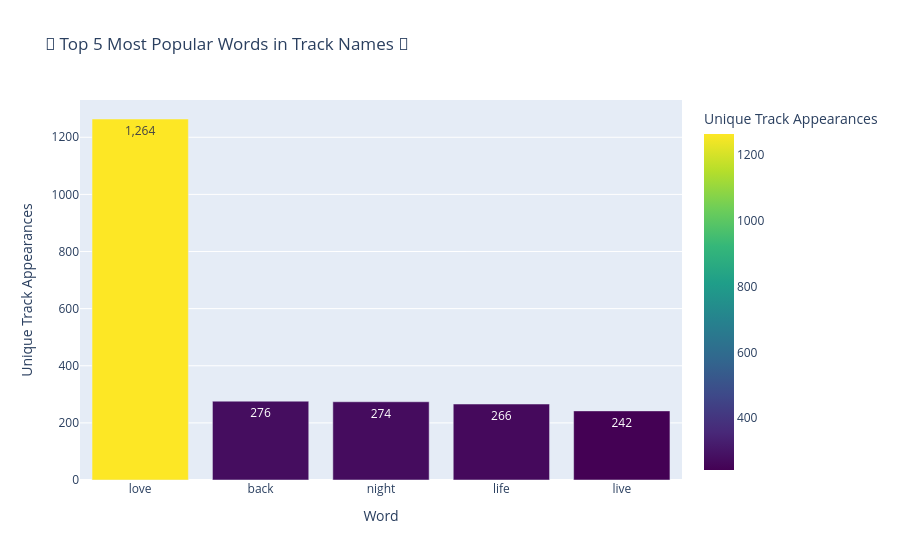

The notebook cell this image was saved under:
### Code cell
# Convert to DataFrame
word_popularity_df = pd.DataFrame(word_counts.items(), columns=["Word", "Track_Count"])

# Sort by most common words in unique track names
word_popularity_df = word_popularity_df.sort_values(by="Track_Count", ascending=False)

# Take the **top 5 most popular words**
top_5_words = word_popularity_df.head(5)
print("Top 5 most popular words in track names:\n", top_5_words)


# Create an interactive bar chart using Plotly - top5
fig = px.bar(
    top_5_words,
    x="Word",
    y="Track_Count",
    title="🎵 Top 5 Most Popular Words in Track Names 🎵",
    text=top_5_words["Track_Count"].apply(lambda x: f"{x:,}"),  # Format numbers with commas
    labels={"Word": "Word", "Track_Count": "Unique Track Appearances"},
    color="Track_Count",
    color_continuous_scale=px.colors.sequential.Viridis,  # Modern color gradient
)

# Show chart
fig.show()

### Figure 1 — Plotly figure (JSON) as saved in the notebook; plotly's stock layout.template omitted (floating-point values rounded to 4 significant figures)
{"data": [{"alignmentgroup": "True", "hovertemplate": "Word=%{x}<br>Unique Track Appearances=%{marker.color}<br>text=%{text}<extra></extra>", "legendgroup": "", "marker": {"color": [1264, 276, 274, 266, 242], "coloraxis": "coloraxis", "pattern": {"shape": ""}}, "name": "", "offsetgroup": "", "orientation": "v", "showlegend": false, "text": ["1,264", "276", "274", "266", "242"], "textposition": "auto", "type": "bar", "x": ["love", "back", "night", "life", "live"], "xaxis": "x", "y": [1264, 276, 274, 266, 242], "yaxis": "y"}], "layout": {"barmode": "relative", "coloraxis": {"colorbar": {"title": {"text": "Unique Track Appearances"}}, "colorscale": [[0, "#440154"], [0.1111, "#482878"], [0.2222, "#3e4989"], [0.3333, "#31688e"], [0.4444, "#26828e"], [0.5556, "#1f9e89"], [0.6667, "#35b779"], [0.7778, "#6ece58"], [0.8889, "#b5de2b"], [1, "#fde725"]]}, "legend": {"tracegroupgap": 0}, "title": {"text": "🎵 Top 5 Most Popular Words in Track Names 🎵"}, "xaxis": {"anchor": "y", "domain": [0, 1], "title": {"text": "Word"}}, "yaxis": {"anchor": "x", "domain": [0, 1], "title": {"text": "Unique Track Appearances"}}}}
